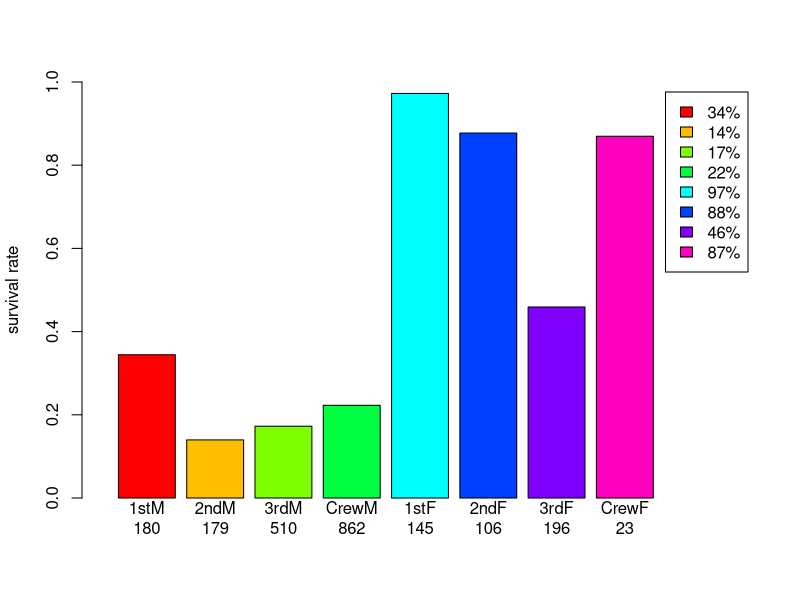

Write R code to recreate this figure.
library(data.table)

dfTitanic <- data.frame(Titanic)
dtTitanic <- data.table(dfTitanic)

dtGenderClass <- dtTitanic[, list(n=sum(Freq)), by=c('Survived','Sex', 'Class')]
dtGenderClass[, nTot := sum(n), by=c('Sex', 'Class')]
dtGenderClass[, percentage := n / sum(n), by=c('Sex', 'Class')]
dtGenderClass <- dtGenderClass[Survived == 'Yes']
dtGenderClass[, textPercentage := paste(round(percentage * 100),'%', sep='')]
dtGenderClass[, colorPlot := rainbow(nrow(dtGenderClass))]
dtGenderClass[, SexAbbr := ifelse(Sex == 'Male', 'M', 'F')]
dtGenderClass[, barName := paste(Class, SexAbbr, sep='')]
dtGenderClass[, barLabel := paste(barName, nTot, sep='\n')]

barplot(
  height=dtGenderClass[, percentage],
  names.arg=dtGenderClass[, barLabel],
  col=dtGenderClass[, colorPlot],
  xlim=c(0, 11),
  ylim=c(0, 1),
  ylab='survival rate',
  legend.text=dtGenderClass[, textPercentage])
